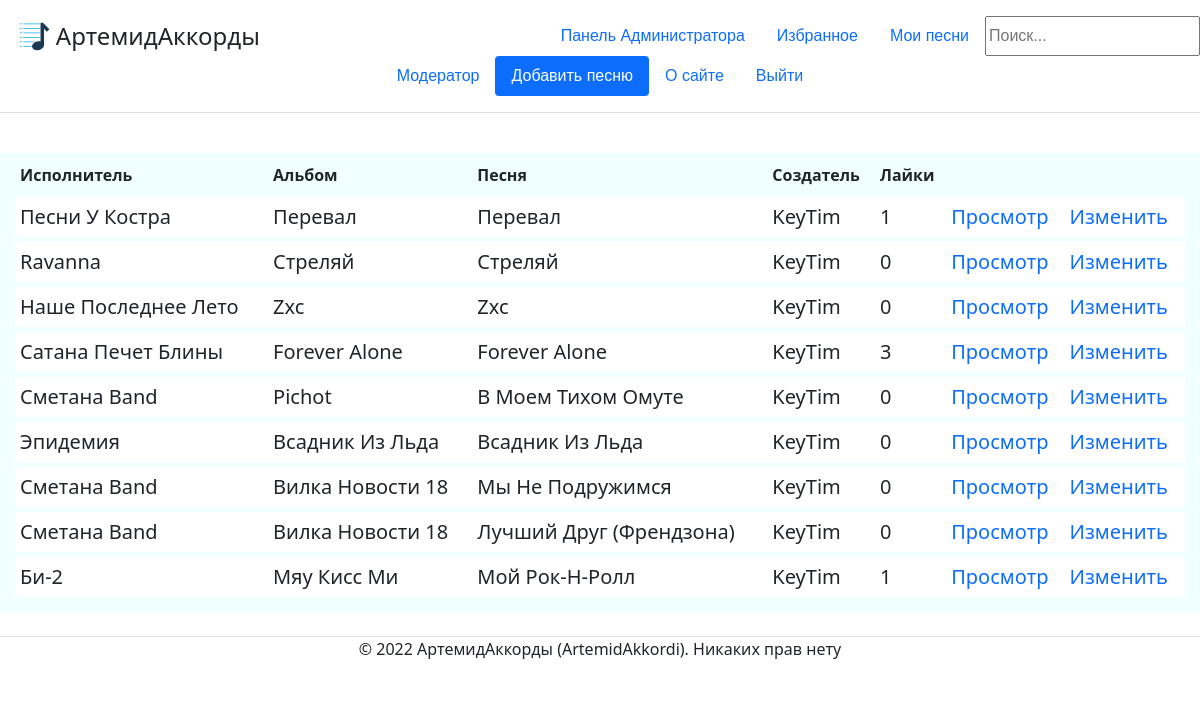
Page /my/10/ (signed in) on the committed database.
### mainapp/models.py (models this page shows, shortened)
class ContentWithChords(models.Model):
    song = models.ForeignKey('Song', on_delete=models.CASCADE, help_text="Выберите песню", verbose_name='Песня', null=False)
    creator = models.ForeignKey(User, on_delete=models.CASCADE, verbose_name='Создатель', null=False)
    content = models.TextField(help_text='Введите содержание (текст песни с расставленными аккордами', verbose_name='Содержание', null=False)
    chords = models.ManyToManyField('Chord', help_text='Выберите какие аккорды есть в вашем содержании (например Am, C, F).', verbose_name='Аккорды')
    likes = models.IntegerField(default=0, help_text="Введите кол-во лайков", verbose_name="Лайки")
    objects = models.Manager()

class Song(models.Model):
    title = models.CharField(max_length=250, help_text='Введите название песни', verbose_name="Название песни", null=False)
    album = models.ForeignKey('Album', on_delete=models.CASCADE, help_text='Выберите альбом', verbose_name='Альбом', null=False)
    objects = models.Manager()
    def __str__(self):
        return self.title

class Album(models.Model):
    title = models.CharField(max_length=250, help_text='Введите название альбома', verbose_name="Название альбома", null=False)
    singer = models.ForeignKey('Singer', on_delete=models.CASCADE, help_text='Выберите исполнителя', verbose_name='Исполнитель', null=False)
    objects = models.Manager()
    def __str__(self):
        return self.title

class Singer(models.Model):
    name = models.CharField(max_length=250, help_text='Введите название исполнителя', verbose_name='Исполнитель', null=False)
    objects = models.Manager() #служебное поле для доступа к объектам в базе данных
    def __str__(self):
        return self.name

### mainapp/views.py (the view)
# urls.py: path('my/<int:id>/', views.my_songs, name='my_songs'),
def my_songs(request, id): #список песен, созданных пользователем
    if request.user.is_authenticated:
        user = User.objects.get(id=id)
        if user == request.user or User.objects.filter(pk=request.user.id, groups__name='Admin').exists():
            user_songs = ContentWithChords.objects.filter(creator=user).order_by('-id')
            flag_moder = check_moder(request)
            return render(request, 'mainapp/index.html', {'user_songs': user_songs, 'moder':flag_moder})
        else:
            return HttpResponseRedirect("/")
    else:
        return HttpResponseRedirect("/")

### mainapp/views.py (called while the page is built)
def check_moder(request): #проверка роли пользователя
    flag_moder = False
    if User.objects.filter(pk=request.user.id, groups__name='Moderator').exists() or User.objects.filter(pk=request.user.id, groups__name='Admin').exists():
        flag_moder = True
    return flag_moder

### templates/mainapp/index.html (shortened to what this page needs)
{% extends 'mainapp/base.html' %}
{% block site_content %}
{% load static %}
<link href= '{% static "css/index.css" %}' rel="stylesheet" >
        {% if user_songs != null %}
<div class="main_table">
    <table>
            <tr><th>Исполнитель</th><th>Альбом</th><th>Песня</th><th>Создатель</th><th>Лайки</th><th></th><th></th></tr>
            {% for user_song in user_songs %}
            <tr>
                <td>{{ user_song.song.album.singer }}</td>
                <td>{{ user_song.song.album }}</td>
                <td>{{ user_song.song }}</td>
                <td>{{ user_song.creator }}</td>
                <td>{{ user_song.likes }}</td>
                <td><a href="/content/{{user_song.id}}">Просмотр</a></td>
                <td><a href="/change/{{user_song.id}}">Изменить</a></td>
            </tr>
            {% endfor %}
        {% endif %}
    </table>
</div>
{% endblock %}

### templates/mainapp/base.html (shortened to what this page needs)
<!DOCTYPE html>
<html lang="en" xmlns="http://www.w3.org/1999/html">
{% load static %}
<head>
    <link href= '{% static "css/base.css" %}' rel="stylesheet" type="text/css">
    <link rel="stylesheet" href="https://cdn.jsdelivr.net/npm/bootstrap@5.1.3/dist/css/bootstrap.min.css">
    <header class="d-flex flex-wrap justify-content-center py-3 mb-4 border-bottom">
      <a href="/" class="d-flex align-items-center mb-3 mb-md-0 me-md-auto text-dark text-decoration-none">
        <img style="width: 35px; height: 35px" src="{% static 'image/logo.svg' %}">
        <span class="fs-4">АртемидАккорды</span>
      </a>
        <form action="{% url 'search' %}" method="get">
            {% if user.is_authenticated %}
            <ul class="nav nav-pills">
                {% if moder == True %}
                <li class="nav-item"><a href="/admin" class="nav-link">Панель Администратора</a></li>
                {% endif %}
                <li class="nav-item"><a href="/my_favourites/{{user.id}}" class="nav-link">Избранное</a></li>
                <li class="nav-item"><a href="/my/{{user.id}}" class="nav-link">Мои песни</a></li>
                <input name="search_str" type="search" placeholder="Поиск...">
            </ul>
            {% else %}
                <input name="search_str" type="text" placeholder="Поиск...">
            {% endif %}
        </form>
      <ul class="nav nav-pills">
          {% if user.is_authenticated %}
            {% if user.first_name %}
                <li class="nav-item"><a href="/profile/{{user.id}}" class="nav-link">{{user.first_name}}</a></li>
            {% else %}
                <li class="nav-item"><a href="/profile/{{user.id}}" class="nav-link">{{user.username}}</a></li>
            {% endif %}
            <li class="nav-item"><a href="/create" class="nav-link active" aria-current="page">Добавить песню</a></li>
            <li class="nav-item"><a href="/about" class="nav-link">О сайте</a></li>
            <li class="nav-item"><a href="/logout" class="nav-link">Выйти</a></li>
          {% else %}
            <li class="nav-item"><a href="/about" class="nav-link">О сайте</a></li>
            <li class="nav-item"><a href="/login" class="nav-link active" aria-current="page">Войти</a></li>
            <li class="nav-item"><a href="/register" class="nav-link">Регистрация</a></li>
          {% endif %}
      </ul>
    </header>
</head>
<body>
    {% block site_content %}{% endblock %}
</body>
<footer>
    <div class="d-flex justify-content-center my-4 border-top">
      <p>© 2022 АртемидАккорды (ArtemidAkkordi). Никаких прав нету</p>
    </div>
</footer>
</html>

### static/css/base.css (style rules this page uses)
ul { font-size: 16px; font-family: Arial, Helvetica, sans-serif; }

### static/css/index.css (style rules this page uses)
.main_table table { width: 100%; border: 15px solid #F0FFFF; border-top: 5px solid #F0FFFF; border-collapse: collapse; }
.main_table th { font-weight: bold; padding: 5px; background: #F0FFFF; border: none; border-bottom: 5px solid #F0FFFF; }
.main_table td { padding: 5px; border: none; font-size: 20px; border-bottom: 5px solid #F0FFFF; }
a { text-decoration: none; }

### templates/mainapp/base.html (style rules this page uses)
input { length: 100px; }

### rows in the picture
ContentWithChords: song.album.singer "Песни У Костра", song.album "Перевал", song "Перевал", creator "KeyTim", likes "1"
ContentWithChords: song.album.singer "Ravanna", song.album "Стреляй", song "Стреляй", creator "KeyTim", likes "0"
ContentWithChords: song.album.singer "Наше Последнее Лето", song.album "Zxc", song "Zxc", creator "KeyTim", likes "0"
ContentWithChords: song.album.singer "Сатана Печет Блины", song.album "Forever Alone", song "Forever Alone", creator "KeyTim", likes "3"
ContentWithChords: song.album.singer "Сметана Band", song.album "Pichot", song "В Моем Тихом Омуте", creator "KeyTim", likes "0"
ContentWithChords: song.album.singer "Эпидемия", song.album "Всадник Из Льда", song "Всадник Из Льда", creator "KeyTim", likes "0"
ContentWithChords: song.album.singer "Сметана Band", song.album "Вилка Новости 18", song "Мы Не Подружимся", creator "KeyTim", likes "0"
ContentWithChords: song.album.singer "Сметана Band", song.album "Вилка Новости 18", song "Лучший Друг (Френдзона)", creator "KeyTim", likes "0"
ContentWithChords: song.album.singer "Би-2", song.album "Мяу Кисс Ми", song "Мой Рок-Н-Ролл", creator "KeyTim", likes "1"

### other values in the picture
{{ user.first_name }} "Модератор"
